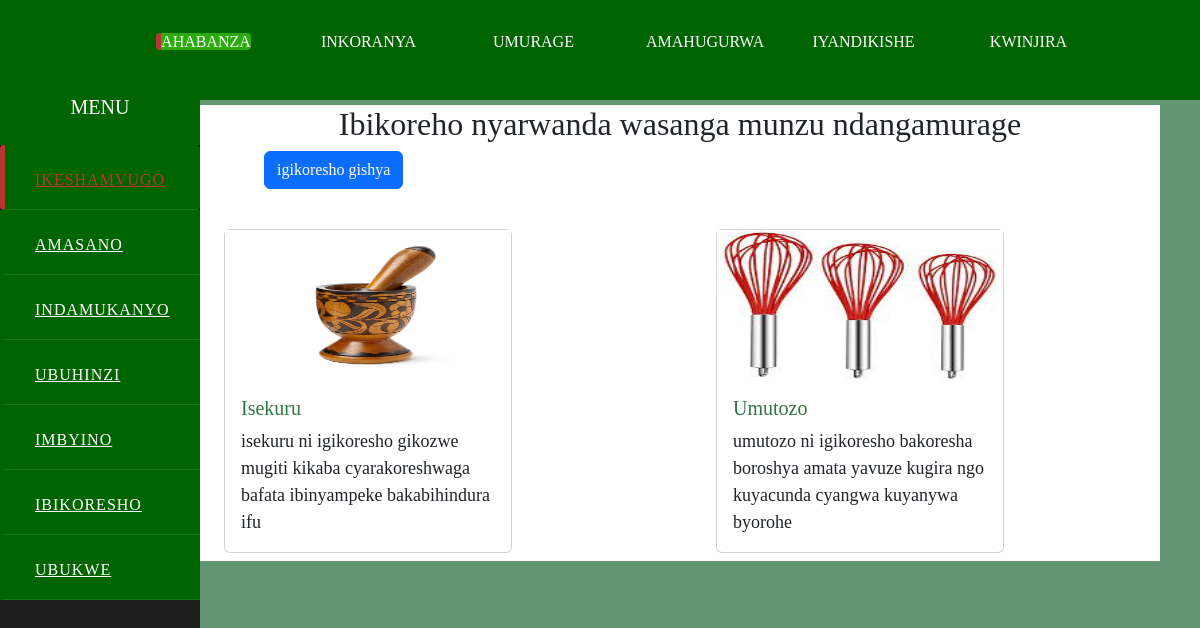
/ibikoresho/, run on the app's committed database.
### core_advert/models.py (models this page shows, shortened)
class Ibikoresho(models.Model):
    name=models.CharField(max_length=200)
    image=models.ImageField(upload_to='ibikoresho/images',null=True,blank=True)
    description=models.CharField(max_length=200)

### core_advert/views.py (the view)
# urls.py: path('ibikoresho/', views.ibikoresho, name="ibikoresho"),
def ibikoresho(request):
    ibikoresho=Ibikoresho.objects.all()
    return render(request, 'ibikoresho.html',{ 'ibikoresho':ibikoresho })

### core_advert/templates/ibikoresho.html
{% extends 'base.html' %}
{% load static %}
{% block content %}
<center><h2>Ibikoreho nyarwanda wasanga munzu ndangamurage</h2></center>
<a href="{% url 'upload_ibikoresho' %}" class="btn btn-primary" style="margin-left:4rem;margin-bottom: 2rem;">igikoresho gishya</a>
  <div class="row" style="padding-bottom: 0.5rem;">
    {% for Ibikoresho in ibikoresho %}
    <div class="col" style="margin-left: 1.5rem; padding-top: 0.5rem; " >
        <div class="card" style="width: 18rem;">
          {% if Ibikoresho.image %}
                <img src="{{ Ibikoresho.image.url }}" alt="" style="height: 150px">
                {% else %}
                <span class="text-muted"> nta foto ihari</span>
                {% endif %}
            <div class="card-body">
              <h5 class="card-title"style="color: #307544;">{{Ibikoresho.name}}</h5>
              <p class="card-text" style="font-size: 18px;">{{Ibikoresho.description}}</p>
            </div>
          </div>
    </div>
    {% endfor %}
  </div>
{% endblock %}

### core_advert/templates/base.html (shortened to what this page needs)
<!DOCTYPE html>
{% load static %}
<html lang="en">
<head>
    <link rel="stylesheet" href="{% static '/style.css' %}">
    <link href="https://cdn.jsdelivr.net/npm/bootstrap@5.3.0-alpha1/dist/css/bootstrap.min.css" rel="stylesheet">
</head>
<body>
    <div class="menu-bar">
        <ul>
            <li> <a class="active" href="#">Ahabanza</a></li>
            <li><a href="{% url 'inkoranya' %}">Inkoranya</a></li>
            <li><a href="{% url 'umurage' %}">Umurage</a></li>
            <li><a href="{% url 'hugura' %}">Amahugurwa</a></li>
            {% if user.is_authenticated %}
            <li>Hello, {{ user.first_name }}</li>
            <li><a href="{% url 'logout' %}">Gusohoka</a></li>
            {% else %}
            <li><a href="{% url 'register' %}">iyandikishe</a></li>
            <li><a href="{% url 'login' %}">Kwinjira</a></li>
            {% endif %}
        </ul>
    </div>
    <div class="sidebar">
        <header>menu</header>
        <a class="active" href="{% url 'ikibonezamvugo' %}"><span>ikeshamvugo</span></a>
        <a href="{% url 'amasano' %}"><span>amasano</span></a>
        <a href="{% url 'indamukanyo' %}"><span>indamukanyo</span></a>
        <a href="{% url 'ubuhinzi' %}"><span>ubuhinzi</span></a>
        <a href="{% url 'imbyino' %}"><span>imbyino</span></a>
        <a href="{% url 'ibikoresho' %}"><span>ibikoresho</span></a>
        <a href="{% url 'ubukwe' %}"><span>ubukwe</span></a>
    </div>
    <div class="container1">
        {%  block content %}
        {%  endblock %}
    </div>
</body>
</html>

### core_advert/static/style.css (style rules this page uses)
* { margin: 0; padding: 0; text-decoration: none; }
.sidebar { margin-top: 65px; position: fixed; top: 5px; left: 0px; width: 200px; height: 100%; background: #1e1e1e; }
.sidebar header { color: white; font-size: 20px; line-height: 75px; text-align: center; background: rgba(0,100,0); user-select: none; text-transform: uppercase; font-family: 'Times New Roman', Times, serif; }
.sidebar a { display: block; color: white; height: 65px; width: 200px; line-height: 70px; padding-left: 30px; border-bottom: 1px solid rgba(255,255,255,.1); background: rgba(0,100,0); border-left: 5px solid transparent; box-sizing: border-box; }
a:hover, a.active { border-left: 5px solid #b93632; color: #b93632; }
.sidebar a span { letter-spacing: 1px; text-transform: uppercase; }
.menu-bar { background: rgba(0,100,0); text-align: center; }
.menu-bar ul { display: inline-flex; list-style: none; text-transform: uppercase; color: #fff; }
.menu-bar ul li { width: 135px; margin: 15px; padding: 15px; }
.menu-bar ul li a { text-decoration: none; color: #fff; }
.active, .menu-bar ul li:hover { background: #2bab0d; border-radius: 4px; }

### core_advert/templates/base.html (style rules this page uses)
.container1 { z-index: 1000%; background-color: #fff; width: 80%; height: fit-content; margin-top: 5px; margin-left: 12.5rem; font-size: 21px; margin-right: 4rem; }
body { padding: 0; margin: 0; box-sizing: border-box; font-family: 'Times New Roman', Times, serif; background: #659674; }

### data on the page
Ibikoresho: image (picture), name "Isekuru", description "isekuru ni igikoresho gikozwe mugiti kikaba cyarakoreshwaga bafata ibinyampeke bakabihindura ifu"
Ibikoresho: image (picture), name "Umutozo", description "umutozo ni igikoresho bakoresha boroshya amata yavuze kugira ngo kuyacunda cyangwa kuyanywa byorohe"
